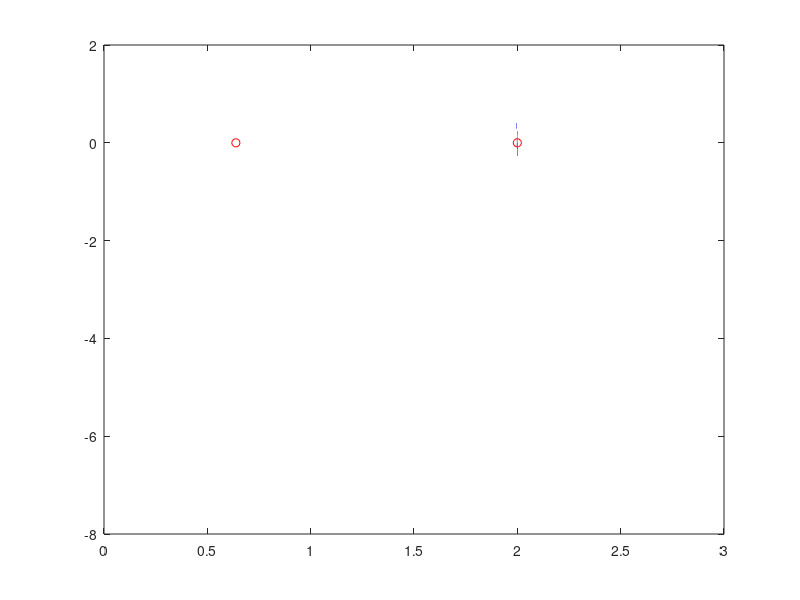

Reproduce this figure in MATLAB.
clear all %#ok<CLALL>
close all

T1 = 0;
T2 = 1;
T = T2-T1;
A = 2;
di = 1e-6;
imagAxis = [0:di:A+1].*1i;
equation = exp(2*1i*(T2-T1).*sqrt(imagAxis.^2+abs(A).^2)) - (imagAxis + sqrt( imagAxis.^2 + A^2 )) ./ (imagAxis - sqrt( imagAxis.^2 + A^2 ));
figure(522);plot(imag(imagAxis),real(equation),'b-',imag(imagAxis),imag(equation),'b--');hold on

epsilon = di*2;
%e = epsilon +1i*epsilon;
[~,ind] = find(real(equation)>-epsilon & real(equation)<epsilon & imag(equation)>-epsilon & imag(equation)<epsilon );
k=1; % compare position offset
j=1; % current position
i=1; % free position pointer;
while j+k<=length(ind)
    if ind(j)+k==ind(j+k)
        if j+k==length(ind)
            ind(i) = ind(j+ceil((k-1)/2));
        end
        k=k+1;
    else
        ind(i) = ind(j+ceil((k-1)/2));
        i=i+1;
        if j+k==length(ind)
            ind(i) = ind(end);
        end
        j=j+k;
        k=1;
    end
end
ind = ind(1:i);
figure(522);plot(imag(imagAxis(ind)),zeros(1,length(ind)),'ro');hold off
eig = imagAxis(ind(1:end-1));

